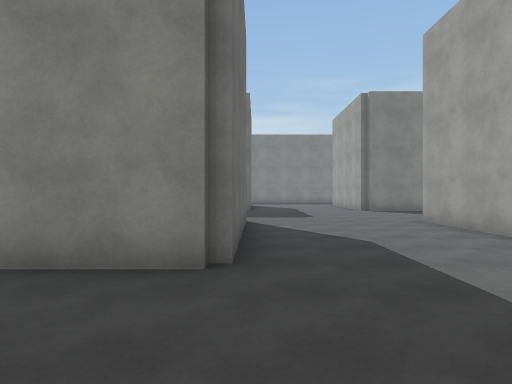
[1] (above)

20 first-person views from a walk through a Unity game level. The camera is 1.5 m above the floor, looks level and sees 75° across. The floor is counted in squares, 2 m on a side. Each view is taken from the middle of a square. On the plan, view 1 faces up. The plan holds only what a view shows up to about 11 squares ahead; the rest is blank. The place goes on beyond the plan. The player is left out. Surface patterns are stand-ins for the level's own textures.

[2]
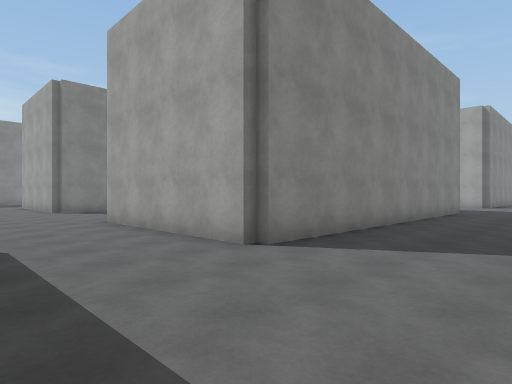

[3]
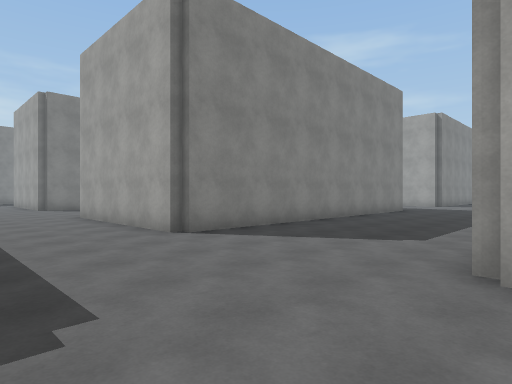

[4]
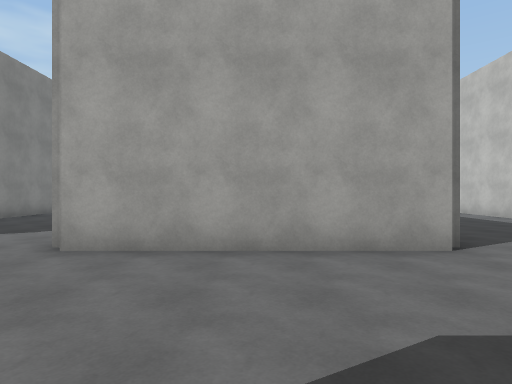

[5]
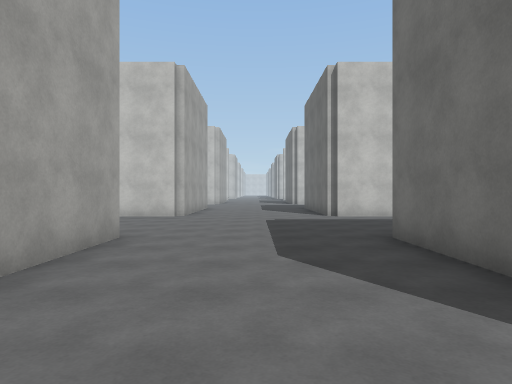

[6]
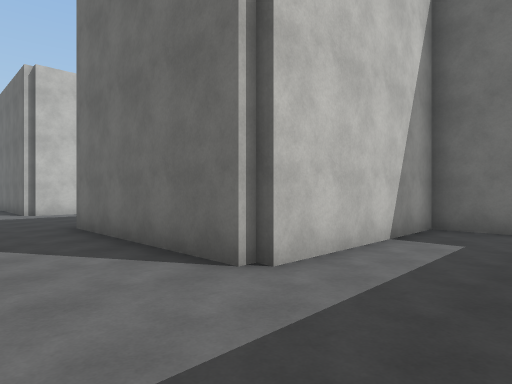

[7]
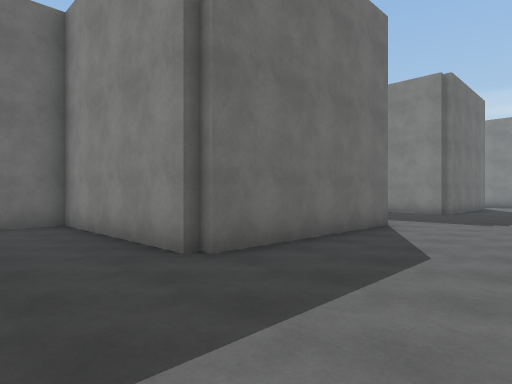

[8]
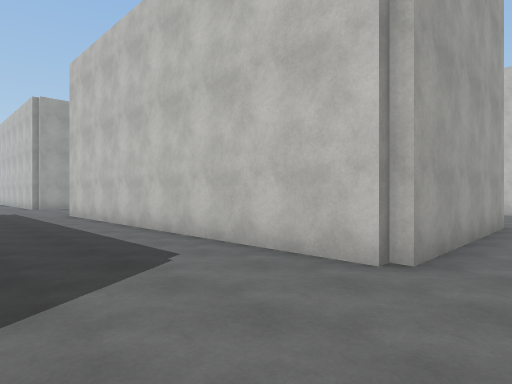

[9]
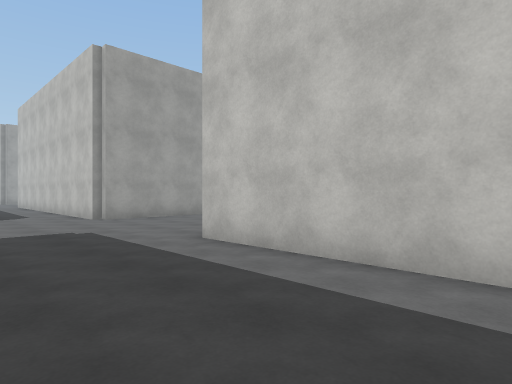

[10]
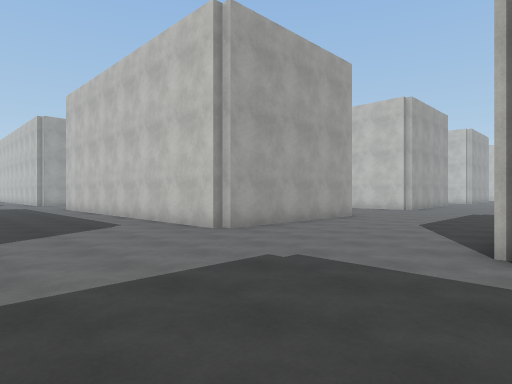

[11]
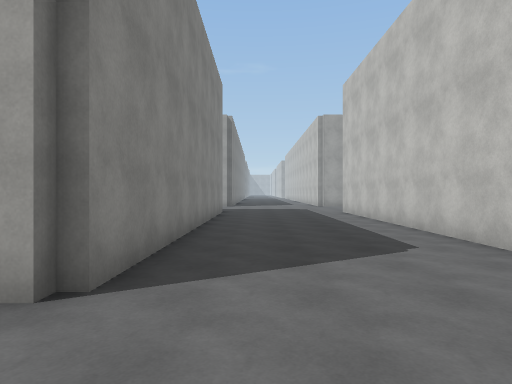

[12]
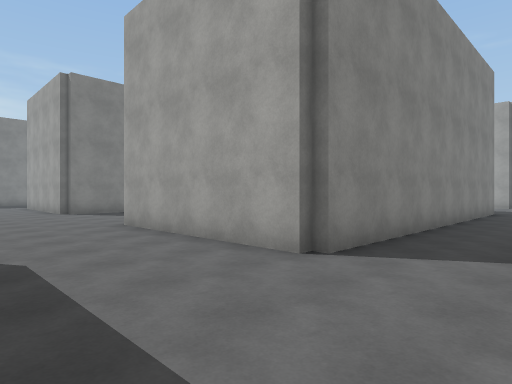

[13]
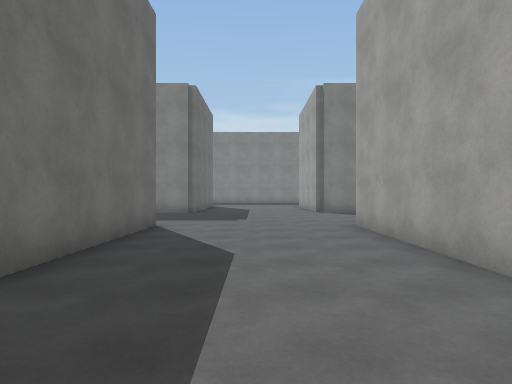

[14]
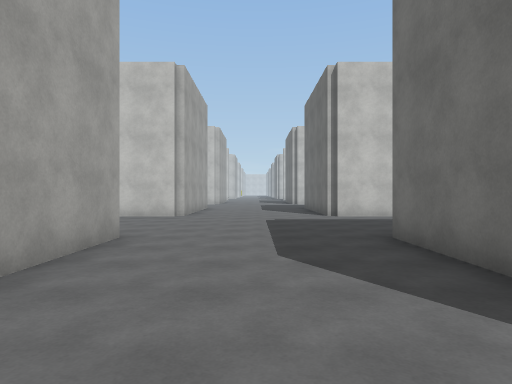

[15]
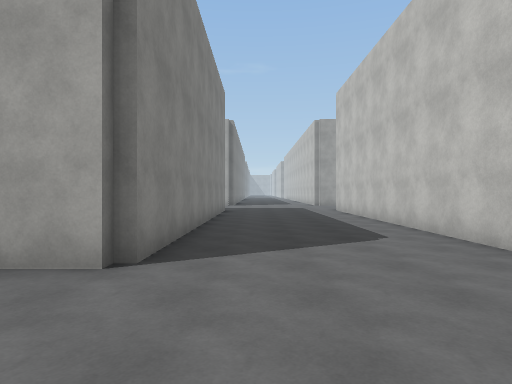

[16]
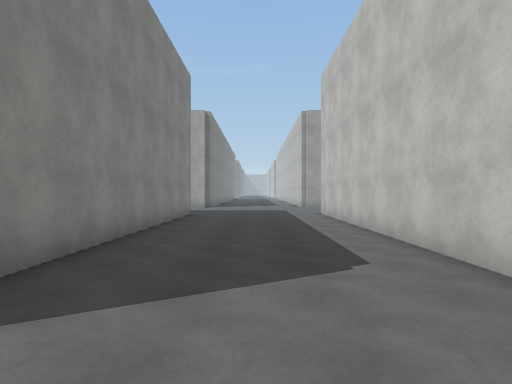

[17]
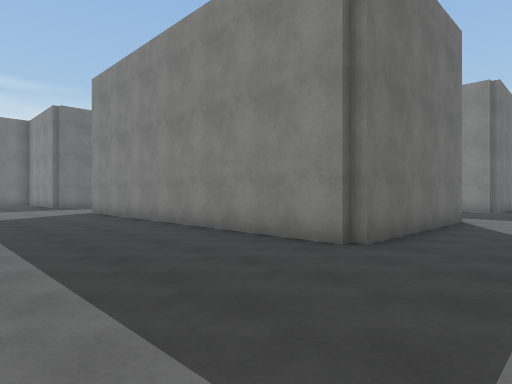

[18]
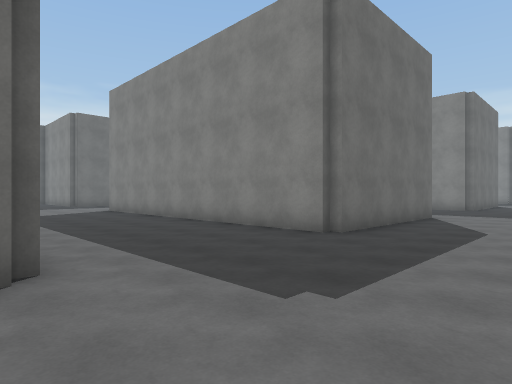

[19]
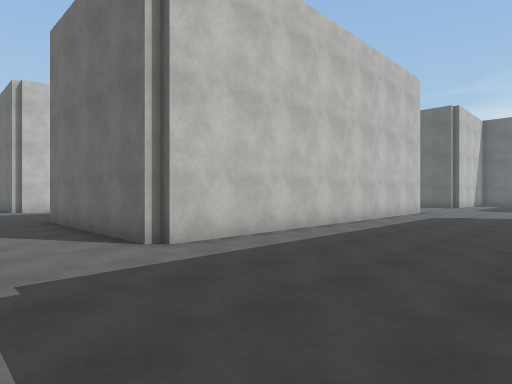

[20]
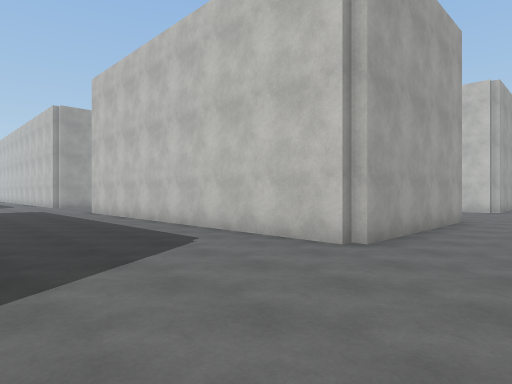

### Floor plan
Points are (right, up) in squares from view 1. A wall is a line through its corners. A room is listed if a view was taken in it or the views show most of it. See-through windows are left out.
Room 1 (views 1, 2, 3, 4, 5, 6, 7, 8, 9, 10, 11, 12, 13, 14, 15, 16, 17, 18, 19, 20)
walls: (13.4, 3.2) (4.3, 3.2) (4.3, 8.5); (14.8, -1.5) (14.8, -6.5); (19.2, 3.5) (19.2, 8.5); (14.8, 8.5) (14.8, 3.5); (14.5, -6.7) (5.6, -6.7); (5.6, 8.7) (14.5, 8.7); (19.2, -6.5) (19.2, -1.3) (28, -1.3); (19.5, 8.7) (28.4, 8.7); (4.3, -6.6) (4.3, -1.3) (14.5, -1.3); (12.8, -11.3) (14.5, -11.3); (9.4, -11.3) (11, -11.3); (-0.5, 3.2) (-5.3, 3.2) (-5.3, 2); (14.8, -11.4) (14.8, -11.9); (-0.3, 8.5) (-0.3, 3.5); (19.5, -11.3) (28.9, -11.3); (19.2, -12) (19.2, -11.5); (4.3, -12) (4.3, -11.3) (6.2, -11.3); (-5.3, 0.1) (-5.3, -1.3) (-0.3, -1.3) (-0.3, -6.5); (29.2, 3.2) (19.5, 3.2); (29, -6.7) (19.5, -6.7); (-2.2, -11.3) (-0.3, -11.3) (-0.3, -12.4)

Positions as (right, up) in squares from view 1, and headings:
1: (0, 0), facing up
2: (1, 0), facing up-right
3: (1, -2), facing up-right
4: (0, -4), facing right
5: (2, -1), facing down
6: (2, 1), facing down-left
7: (3, 1), facing up-left
8: (3, 2), facing down-right
9: (10, 2), facing down-right
10: (14, 3), facing down-right
11: (17, 2), facing right
12: (16, 1), facing up-right
13: (17, 1), facing up
14: (17, -1), facing down
15: (16, -8), facing right
16: (18, -9), facing right
17: (17, -11), facing up-left
18: (18, -12), facing up-left
19: (17, 13), facing down-left
20: (17, 13), facing down-right
